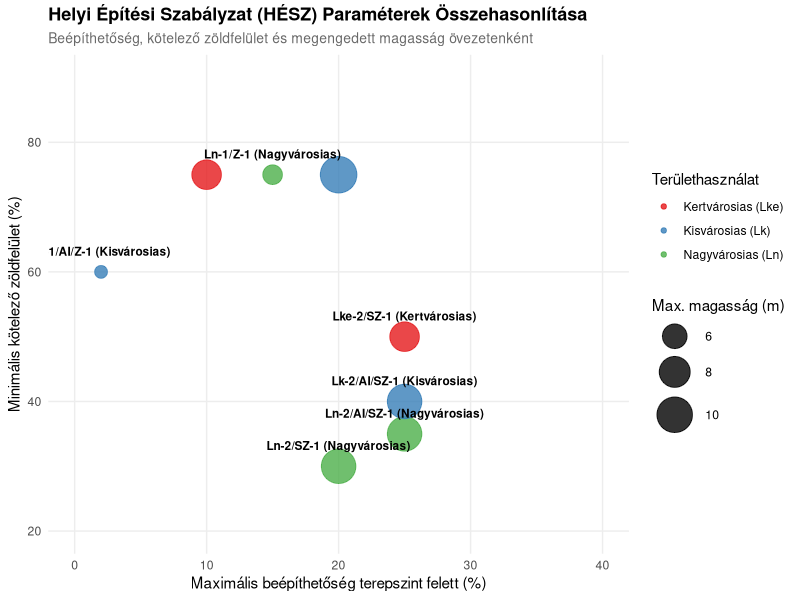
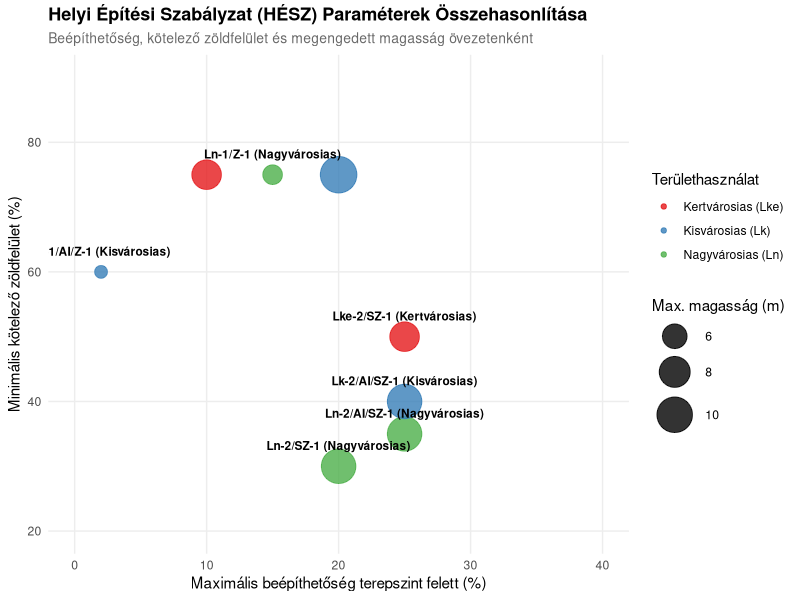

These charts were generated, in order, by the following R code:
library(tidyverse)

# 1. Az önkormányzati rendeletből kinyert strukturált övezeti adatok
# (Beépítési % felett, zöldfelület %, maximális magasság)
hesz_adatok <- tibble(
  Ovezet = c("Ln-1/Z-1 (Nagyvárosias)", "Ln-2/AI/SZ-1 (Nagyvárosias)", "Ln-2/SZ-1 (Nagyvárosias)", 
             "Lk-1/AI/Z-1 (Kisvárosias)", "Lk-1/SZ-1 (Kisvárosias)", 
             "Lk-2/AI/SZ-1 (Kisvárosias)", "Lke-2/AI/SZ-1 (Kertvárosias)", "Lke-2/SZ-1 (Kertvárosias)"),
  Kategoria = c("Nagyvárosias (Ln)", "Nagyvárosias (Ln)", "Nagyvárosias (Ln)",
                "Kisvárosias (Lk)", "Kisvárosias (Lk)", "Kisvárosias (Lk)", 
                "Kertvárosias (Lke)", "Kertvárosias (Lke)"),
  Max_Beepites = c(15, 25, 20, 2, 20, 25, 10, 25), # % felett
  Min_Zoldfelulet = c(75, 35, 30, 60, 75, 40, 75, 50), # %
  Max_Magassag = c(5.0, 9.5, 9.5, 4.5, 10.5, 9.5, 7.5, 7.5) # méter
)

# 2. Gyönyörű, kétdimenziós szabályozási mátrix grafikon
# Megmutatja, melyik övezetben mekkora a "beépítési mozgástér" (zöldfelület vs beépíthetőség)
p_hesz <- ggplot(hesz_adatok, aes(x = Max_Beepites, y = Min_Zoldfelulet, color = Kategoria, size = Max_Magassag)) +
  geom_point(alpha = 0.8) +
  scale_size_continuous(range = c(4, 12), name = "Max. magasság (m)") +
  scale_color_brewer(palette = "Set1", name = "Területhasználat") +
  geom_text(aes(label = Ovezet), color = "black", size = 3, vjust = -1.8, fontface = "bold", check_overlap = TRUE) +
  xlim(0, 40) +
  ylim(20, 90) +
  theme_minimal() +
  labs(
    title = "Helyi Építési Szabályzat (HÉSZ) Paraméterek Összehasonlítása",
    subtitle = "Beépíthetőség, kötelező zöldfelület és megengedett magasság övezetenként",
    x = "Maximális beépíthetőség terepszint felett (%)",
    y = "Minimális kötelező zöldfelület (%)"
  ) +
  theme(
    text = element_text(size = 11, color = "black"),
    plot.title = element_text(face = "bold", size = 13, color = "black"),
    plot.subtitle = element_text(color = "dimgray", size = 10),
    panel.background = element_rect(fill = "white", color = NA),
    plot.background = element_rect(fill = "white", color = NA),
    panel.grid.major = element_line(color = "grey93"),
    panel.grid.minor = element_blank(),
    legend.position = "right"
  )

# Megjelenítés
print(p_hesz)

# 3. Mentés képként a projekt mappádba
ggsave(
  filename = "C:/Users/TokodiZoli/Documents/Documents/R projectek/ProphetR/hesz_ovezeti_elemzes.png",
  plot = p_hesz,
  width = 9,
  height = 6,
  dpi = 300,
  bg = "white"
)
